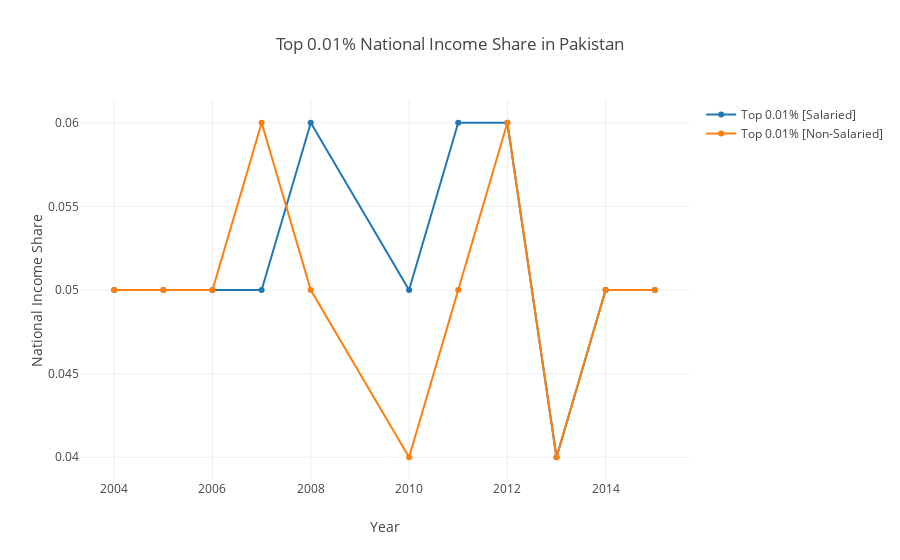

Notebook code cell kept with this figure:
### Code cell
top_001_trace_salaried = go.Scatter(
    x = years,
    y = top_001_income_shares_salaried,
    name = "Top 0.01% [Salaried]"
)

top_001_trace_nonsalaried = go.Scatter(
    x = years,
    y = top_001_income_shares_nonsalaried,
    name = "Top 0.01% [Non-Salaried]"
)

layout = dict(title = 'Top 0.01% National Income Share in Pakistan',
              xaxis = dict(title = 'Year'),
              yaxis = dict(title = 'National Income Share'),
              )
data = [top_001_trace_salaried, top_001_trace_nonsalaried]
top001_share = plotly.offline.iplot({
    "data": data,
    "layout": layout
})
top001_share

### Figure 1 — Plotly figure (JSON) as saved in the notebook; plotly's stock layout.template omitted (floating-point values rounded to 4 significant figures)
{"data": [{"name": "Top 0.01% [Salaried]", "type": "scatter", "x": [2004, 2005, 2006, 2007, 2008, 2010, 2011, 2012, 2013, 2014, 2015], "y": [0.05, 0.05, 0.05, 0.05, 0.06, 0.05, 0.06, 0.06, 0.04, 0.05, 0.05]}, {"name": "Top 0.01% [Non-Salaried]", "type": "scatter", "x": [2004, 2005, 2006, 2007, 2008, 2010, 2011, 2012, 2013, 2014, 2015], "y": [0.05, 0.05, 0.05, 0.06, 0.05, 0.04, 0.05, 0.06, 0.04, 0.05, 0.05]}], "layout": {"title": "Top 0.01% National Income Share in Pakistan", "xaxis": {"title": "Year"}, "yaxis": {"title": "National Income Share"}}}
